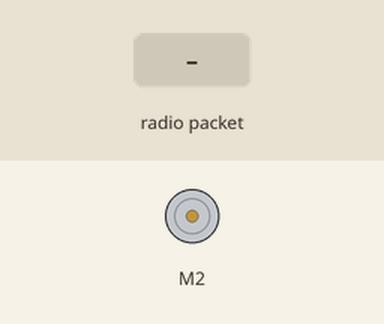
Bench run of a sketch on a simulated Arduino Uno, built with avr-gcc and run on an emulated ATmega328P. Parts: DC motor (green arrow = forward, orange = backward, longer = faster). The test bench sets the inputs (shaded band). No radio packets arrive unless stated; what the sketch prints to the serial monitor is not drawn.

Above: at 2.2 s.
2.3 s: radio packet "1" arrives
At 2.63 s:
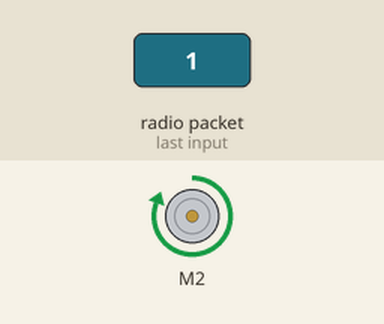
4.2 s: radio packet "0" arrives
At 5.9 s:
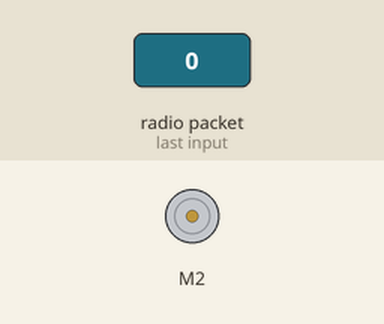
7.2 s: radio packet "2" arrives
At 7.38 s:
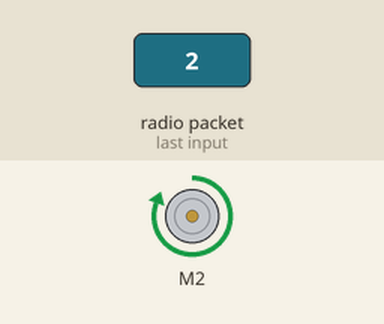
Timing chart, 0 to 10.2 s (numbered marks = the images above; inputs shaded):
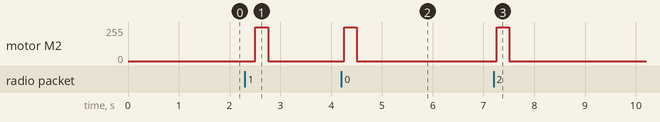

Measured:
- after the input at 2.3 s, motor M2: stopped → forward 255/255 after 0.21 s, → stopped 0.25 s later
- after the input at 4.2 s, motor M2: stopped → forward 255/255 after 0.06 s, → stopped 0.25 s later
- after the input at 7.2 s, motor M2: stopped → forward 255/255 after 0.06 s, → stopped 0.25 s later

The sketch:

MotorA_Receive.ino
```cpp
#include <SPI.h>
#include "RF24.h"
#include <SparkFun_TB6612.h>


#define AIN1 2
#define AIN2 4
#define PWMA 5
//#define BIN1 7
//#define BIN2 8
//#define PWMB 6
#define STBY 3

const int offsetA = 1;
Motor motor1 = Motor(AIN1, AIN2, PWMA, offsetA, STBY);


RF24 myRadio (9, 10);
byte addresses[][6] = {"0"};


struct package
{
  int id=0;
  int switchState_1 = 1;
};

typedef struct package Package;
Package data;


void setup()
{
  Serial.begin(57600);
  delay(1000);

  myRadio.begin();
  myRadio.setChannel(115);
  myRadio.setPALevel(RF24_PA_MAX);
  myRadio.setDataRate( RF24_250KBPS ) ;
  myRadio.openReadingPipe(1, addresses[0]);
  myRadio.startListening();
}


void loop() {

  if (myRadio.available()){
    Serial.print(">");

    while (myRadio.available()){
      myRadio.read( &data, sizeof(data) );
    }

    Serial.print("\nPackage:");
    Serial.print(data.id);
    Serial.print("\n");
    Serial.println(data.switchState_1);

    if (data.switchState_1 == 0){
      motor1.drive(255, 250);
      Serial.print("m");
    }
  }
  else {
    motor1.brake();
    Serial.print("#");
    delay(250);
  }
}
```
